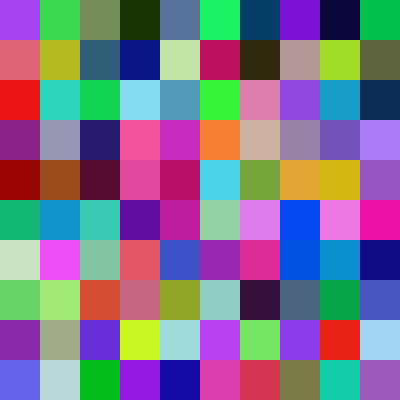
Frame 1 (no input)
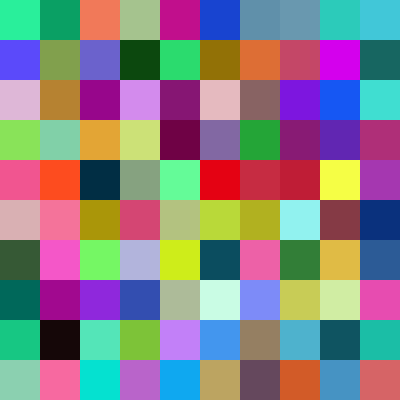
Frame 60 (the mouse pressed at the canvas centre just before this capture)
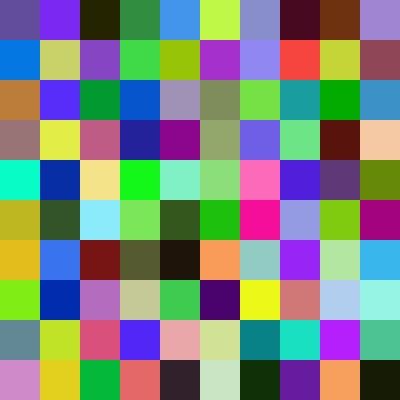
Frame 120 (the mouse held since frame 60 and released just before this capture)

The Processing sketch that drew these frames (run headless with seeded random() and noise(); from frame 60 on, the mouse is pressed at the canvas centre):

// Processing sketch: processing_67281
// ── processing_67281.pde

/* grid of shapes! */

int h = 40;
int count =0;

void setup() {
  size(400,400);
  background(0);
  noStroke();
  smooth();  
}

void draw() {
 if (count%10==0) { // only do this every few times draw runs
   for (int y=0; y <=height; y+=h) {
       for (int x =0; x<= width; x+=h) {
        //three random values to get the three parts of RGB
         fill(random(0,255), random(0,255), random(0,255));
       rect(x,y,h,h);            
      }
    }
 }
   count++;
}
